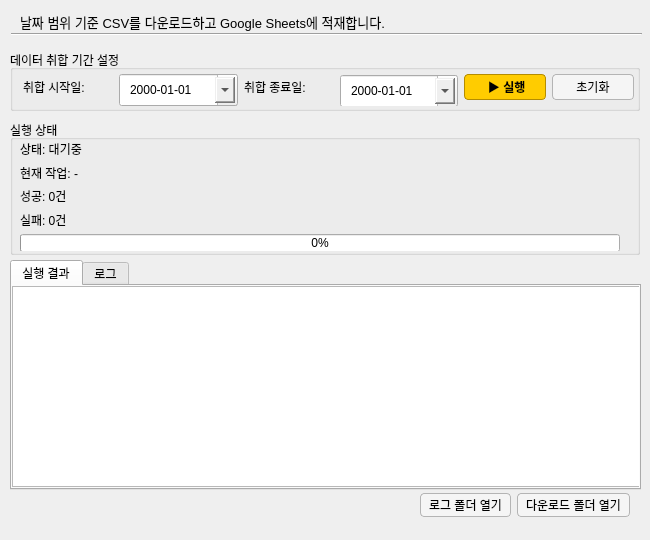
<?xml version="1.0" encoding="UTF-8"?>
<ui version="4.0">
 <class>main_window</class>
 <widget class="QMainWindow" name="main_window">
  <property name="geometry">
   <rect>
    <x>0</x>
    <y>0</y>
    <width>650</width>
    <height>540</height>
   </rect>
  </property>
  <property name="minimumSize">
   <size>
    <width>650</width>
    <height>540</height>
   </size>
  </property>
  <property name="maximumSize">
   <size>
    <width>650</width>
    <height>540</height>
   </size>
  </property>
  <property name="windowTitle">
   <string>[CAU167] 그레이 키워드 적중률 분석</string>
  </property>
  <widget class="QWidget" name="central_widget">
   <widget class="QLabel" name="label_description">
    <property name="geometry">
     <rect>
      <x>20</x>
      <y>10</y>
      <width>578</width>
      <height>24</height>
     </rect>
    </property>
    <property name="sizePolicy">
     <sizepolicy hsizetype="Preferred" vsizetype="Fixed">
      <horstretch>0</horstretch>
      <verstretch>0</verstretch>
     </sizepolicy>
    </property>
    <property name="minimumSize">
     <size>
      <width>0</width>
      <height>22</height>
     </size>
    </property>
    <property name="maximumSize">
     <size>
      <width>600</width>
      <height>28</height>
     </size>
    </property>
    <property name="font">
     <font>
      <pointsize>10</pointsize>
     </font>
    </property>
    <property name="text">
     <string>날짜 범위 기준 CSV를 다운로드하고 Google Sheets에 적재합니다.</string>
    </property>
    <property name="wordWrap">
     <bool>false</bool>
    </property>
   </widget>
   <widget class="QGroupBox" name="group_period">
    <property name="geometry">
     <rect>
      <x>10</x>
      <y>50</y>
      <width>630</width>
      <height>61</height>
     </rect>
    </property>
    <property name="sizePolicy">
     <sizepolicy hsizetype="Preferred" vsizetype="Fixed">
      <horstretch>70</horstretch>
      <verstretch>90</verstretch>
     </sizepolicy>
    </property>
    <property name="minimumSize">
     <size>
      <width>0</width>
      <height>58</height>
     </size>
    </property>
    <property name="maximumSize">
     <size>
      <width>630</width>
      <height>68</height>
     </size>
    </property>
    <property name="title">
     <string>데이터 취합 기간 설정</string>
    </property>
    <widget class="QWidget" name="layoutWidget">
     <property name="geometry">
      <rect>
       <x>13</x>
       <y>18</y>
       <width>611</width>
       <height>38</height>
      </rect>
     </property>
     <layout class="QHBoxLayout" name="horizontalLayout">
      <item>
       <widget class="QLabel" name="label_start_date">
        <property name="minimumSize">
         <size>
          <width>58</width>
          <height>0</height>
         </size>
        </property>
        <property name="maximumSize">
         <size>
          <width>90</width>
          <height>16777215</height>
         </size>
        </property>
        <property name="text">
         <string>취합 시작일:</string>
        </property>
       </widget>
      </item>
      <item>
       <widget class="QDateEdit" name="date_start">
        <property name="minimumSize">
         <size>
          <width>100</width>
          <height>28</height>
         </size>
        </property>
        <property name="maximumSize">
         <size>
          <width>120</width>
          <height>25</height>
         </size>
        </property>
        <property name="styleSheet">
         <string notr="true">QDateEdit {
    font-size: 9pt;
    padding: 2px 6px;
    min-height: 22px;
}

QDateEdit::drop-down {
    width: 20px;
}</string>
        </property>
        <property name="displayFormat">
         <string>yyyy-MM-dd</string>
        </property>
        <property name="calendarPopup">
         <bool>true</bool>
        </property>
       </widget>
      </item>
      <item>
       <widget class="QLabel" name="label_end_date">
        <property name="minimumSize">
         <size>
          <width>58</width>
          <height>0</height>
         </size>
        </property>
        <property name="maximumSize">
         <size>
          <width>90</width>
          <height>16777215</height>
         </size>
        </property>
        <property name="text">
         <string>취합 종료일:</string>
        </property>
       </widget>
      </item>
      <item>
       <widget class="QDateEdit" name="date_end">
        <property name="minimumSize">
         <size>
          <width>100</width>
          <height>28</height>
         </size>
        </property>
        <property name="maximumSize">
         <size>
          <width>120</width>
          <height>24</height>
         </size>
        </property>
        <property name="font">
         <font>
          <pointsize>9</pointsize>
         </font>
        </property>
        <property name="styleSheet">
         <string notr="true">QDateEdit {
    font-size: 9pt;
    padding: 2px 6px;
    min-height: 22px;
}

QDateEdit::drop-down {
    width: 20px;
}</string>
        </property>
        <property name="displayFormat">
         <string>yyyy-MM-dd</string>
        </property>
        <property name="calendarPopup">
         <bool>true</bool>
        </property>
       </widget>
      </item>
      <item>
       <widget class="QPushButton" name="btn_run">
        <property name="minimumSize">
         <size>
          <width>72</width>
          <height>24</height>
         </size>
        </property>
        <property name="maximumSize">
         <size>
          <width>82</width>
          <height>26</height>
         </size>
        </property>
        <property name="toolTip">
         <string>선택한 날짜 범위를 기준으로 CSV 다운로드 및 시트 적재를 실행합니다.</string>
        </property>
        <property name="styleSheet">
         <string notr="true">background-color: rgb(255, 204, 0);
border: 1px solid rgb(180, 140, 0);
border-radius: 4px;
font-weight: bold;
padding: 4px 10px;</string>
        </property>
        <property name="text">
         <string> ▶ 실행</string>
        </property>
       </widget>
      </item>
      <item>
       <widget class="QPushButton" name="btn_reset">
        <property name="minimumSize">
         <size>
          <width>72</width>
          <height>24</height>
         </size>
        </property>
        <property name="maximumSize">
         <size>
          <width>82</width>
          <height>26</height>
         </size>
        </property>
        <property name="toolTip">
         <string>입력값과 화면 상태를 초기화합니다.</string>
        </property>
        <property name="styleSheet">
         <string notr="true">background-color: rgb(245, 245, 245);
border: 1px solid rgb(180, 180, 180);
border-radius: 4px;
padding: 4px 10px;</string>
        </property>
        <property name="text">
         <string>초기화</string>
        </property>
       </widget>
      </item>
     </layout>
    </widget>
   </widget>
   <widget class="QGroupBox" name="group_status">
    <property name="geometry">
     <rect>
      <x>10</x>
      <y>120</y>
      <width>630</width>
      <height>135</height>
     </rect>
    </property>
    <property name="sizePolicy">
     <sizepolicy hsizetype="Preferred" vsizetype="Fixed">
      <horstretch>150</horstretch>
      <verstretch>180</verstretch>
     </sizepolicy>
    </property>
    <property name="minimumSize">
     <size>
      <width>630</width>
      <height>135</height>
     </size>
    </property>
    <property name="maximumSize">
     <size>
      <width>630</width>
      <height>135</height>
     </size>
    </property>
    <property name="title">
     <string>실행 상태</string>
    </property>
    <widget class="QWidget" name="layoutWidget">
     <property name="geometry">
      <rect>
       <x>10</x>
       <y>20</y>
       <width>622</width>
       <height>111</height>
      </rect>
     </property>
     <layout class="QVBoxLayout" name="layout_status">
      <item>
       <widget class="QLabel" name="label_status">
        <property name="maximumSize">
         <size>
          <width>620</width>
          <height>18</height>
         </size>
        </property>
        <property name="text">
         <string>상태: 대기중</string>
        </property>
       </widget>
      </item>
      <item>
       <widget class="QLabel" name="label_current_task">
        <property name="maximumSize">
         <size>
          <width>620</width>
          <height>18</height>
         </size>
        </property>
        <property name="text">
         <string>현재 작업: -</string>
        </property>
       </widget>
      </item>
      <item>
       <widget class="QLabel" name="label_success_count">
        <property name="maximumSize">
         <size>
          <width>620</width>
          <height>18</height>
         </size>
        </property>
        <property name="text">
         <string>성공: 0건</string>
        </property>
       </widget>
      </item>
      <item>
       <widget class="QLabel" name="label_fail_count">
        <property name="maximumSize">
         <size>
          <width>620</width>
          <height>18</height>
         </size>
        </property>
        <property name="text">
         <string>실패: 0건</string>
        </property>
       </widget>
      </item>
      <item>
       <widget class="QProgressBar" name="progress_run">
        <property name="minimumSize">
         <size>
          <width>600</width>
          <height>18</height>
         </size>
        </property>
        <property name="maximumSize">
         <size>
          <width>600</width>
          <height>20</height>
         </size>
        </property>
        <property name="value">
         <number>0</number>
        </property>
        <property name="invertedAppearance">
         <bool>false</bool>
        </property>
       </widget>
      </item>
     </layout>
    </widget>
   </widget>
   <widget class="Line" name="line_divider">
    <property name="geometry">
     <rect>
      <x>11</x>
      <y>30</y>
      <width>631</width>
      <height>8</height>
     </rect>
    </property>
    <property name="minimumSize">
     <size>
      <width>0</width>
      <height>6</height>
     </size>
    </property>
    <property name="maximumSize">
     <size>
      <width>640</width>
      <height>8</height>
     </size>
    </property>
    <property name="orientation">
     <enum>Qt::Horizontal</enum>
    </property>
   </widget>
   <widget class="QTabWidget" name="tab_main">
    <property name="enabled">
     <bool>true</bool>
    </property>
    <property name="geometry">
     <rect>
      <x>10</x>
      <y>260</y>
      <width>631</width>
      <height>230</height>
     </rect>
    </property>
    <property name="maximumSize">
     <size>
      <width>16777215</width>
      <height>230</height>
     </size>
    </property>
    <property name="currentIndex">
     <number>0</number>
    </property>
    <widget class="QWidget" name="tab_result">
     <attribute name="title">
      <string>실행 결과</string>
     </attribute>
     <widget class="QTextEdit" name="text_result">
      <property name="geometry">
       <rect>
        <x>0</x>
        <y>0</y>
        <width>631</width>
        <height>201</height>
       </rect>
      </property>
      <property name="readOnly">
       <bool>true</bool>
      </property>
     </widget>
    </widget>
    <widget class="QWidget" name="tab_log">
     <attribute name="title">
      <string>로그</string>
     </attribute>
     <widget class="QPlainTextEdit" name="text_log">
      <property name="geometry">
       <rect>
        <x>0</x>
        <y>0</y>
        <width>631</width>
        <height>201</height>
       </rect>
      </property>
      <property name="readOnly">
       <bool>true</bool>
      </property>
     </widget>
    </widget>
   </widget>
   <widget class="QWidget" name="widget_bottom_buttons" native="true">
    <property name="geometry">
     <rect>
      <x>9</x>
      <y>490</y>
      <width>641</width>
      <height>31</height>
     </rect>
    </property>
    <property name="sizePolicy">
     <sizepolicy hsizetype="Preferred" vsizetype="Fixed">
      <horstretch>0</horstretch>
      <verstretch>0</verstretch>
     </sizepolicy>
    </property>
    <property name="maximumSize">
     <size>
      <width>650</width>
      <height>100</height>
     </size>
    </property>
    <widget class="QWidget" name="layoutWidget">
     <property name="geometry">
      <rect>
       <x>0</x>
       <y>0</y>
       <width>621</width>
       <height>31</height>
      </rect>
     </property>
     <layout class="QHBoxLayout" name="layout_bottom_buttons">
      <item>
       <spacer name="spacer_bottom">
        <property name="orientation">
         <enum>Qt::Horizontal</enum>
        </property>
        <property name="sizeHint" stdset="0">
         <size>
          <width>368</width>
          <height>25</height>
         </size>
        </property>
       </spacer>
      </item>
      <item>
       <widget class="QPushButton" name="btn_open_log_folder">
        <property name="minimumSize">
         <size>
          <width>0</width>
          <height>22</height>
         </size>
        </property>
        <property name="maximumSize">
         <size>
          <width>16777215</width>
          <height>24</height>
         </size>
        </property>
        <property name="styleSheet">
         <string notr="true">background-color: rgb(245, 245, 245);
border: 1px solid rgb(180, 180, 180);
border-radius: 4px;
padding: 2px 8px;</string>
        </property>
        <property name="text">
         <string>로그 폴더 열기</string>
        </property>
       </widget>
      </item>
      <item>
       <widget class="QPushButton" name="btn_open_download_folder">
        <property name="minimumSize">
         <size>
          <width>0</width>
          <height>22</height>
         </size>
        </property>
        <property name="maximumSize">
         <size>
          <width>16777215</width>
          <height>24</height>
         </size>
        </property>
        <property name="styleSheet">
         <string notr="true">background-color: rgb(245, 245, 245);
border: 1px solid rgb(180, 180, 180);
border-radius: 4px;
padding: 2px 8px;</string>
        </property>
        <property name="text">
         <string>다운로드 폴더 열기</string>
        </property>
       </widget>
      </item>
     </layout>
    </widget>
   </widget>
  </widget>
 </widget>
 <resources/>
 <connections/>
</ui>
